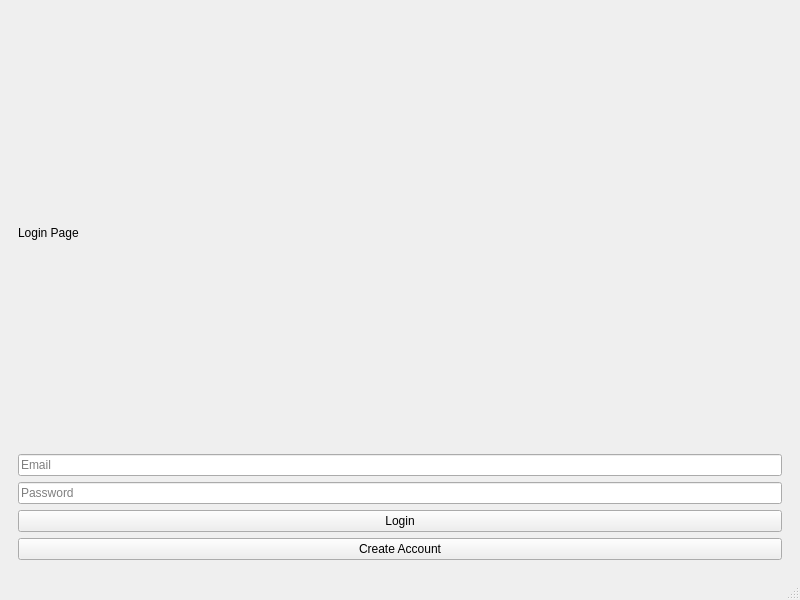
<?xml version="1.0" encoding="UTF-8"?>
<ui version="4.0">
 <class>MainWindow</class>
 <widget class="QMainWindow" name="MainWindow">
  <property name="geometry">
   <rect>
    <x>0</x>
    <y>0</y>
    <width>800</width>
    <height>600</height>
   </rect>
  </property>
  <property name="windowTitle">
   <string>E-Commerce Marketplace</string>
  </property>
  <widget class="QWidget" name="centralwidget">
   <layout class="QVBoxLayout" name="verticalLayout">
    <item>
     <widget class="QStackedWidget" name="stackedWidget">
      <!-- Login Page -->
      <widget class="QWidget" name="loginPage">
       <layout class="QVBoxLayout" name="loginLayout">
        <item>
         <widget class="QLabel" name="loginLabel">
          <property name="text">
           <string>Login Page</string>
          </property>
         </widget>
        </item>
        <item>
         <widget class="QLineEdit" name="loginEmail">
          <property name="placeholderText">
           <string>Email</string>
          </property>
         </widget>
        </item>
        <item>
         <widget class="QLineEdit" name="loginPassword">
          <property name="placeholderText">
           <string>Password</string>
          </property>
          <property name="echoMode">
           <enum>QLineEdit::Password</enum>
          </property>
         </widget>
        </item>
        <item>
         <widget class="QPushButton" name="loginButton">
          <property name="text">
           <string>Login</string>
          </property>
         </widget>
        </item>
        <item>
         <widget class="QPushButton" name="showRegisterButton">
          <property name="text">
           <string>Create Account</string>
          </property>
         </widget>
        </item>
       </layout>
      </widget>

      <!-- Register Page -->
      <widget class="QWidget" name="registerPage">
       <layout class="QVBoxLayout" name="registerLayout">
        <item>
         <widget class="QLabel" name="registerLabel">
          <property name="text">
           <string>Register Page</string>
          </property>
         </widget>
        </item>
        <item>
         <widget class="QLineEdit" name="registerEmail">
          <property name="placeholderText">
           <string>Email</string>
          </property>
         </widget>
        </item>
        <item>
         <widget class="QLineEdit" name="registerPassword">
          <property name="placeholderText">
           <string>Password</string>
          </property>
          <property name="echoMode">
           <enum>QLineEdit::Password</enum>
          </property>
         </widget>
        </item>
        <item>
         <widget class="QPushButton" name="registerButton">
          <property name="text">
           <string>Register</string>
          </property>
         </widget>
        </item>
        <item>
         <widget class="QPushButton" name="showLoginButton">
          <property name="text">
           <string>Back to Login</string>
          </property>
         </widget>
        </item>
       </layout>
      </widget>

      <!-- Main Page -->
      <widget class="QWidget" name="mainPage">
       <layout class="QVBoxLayout" name="mainLayout">
        <item>
         <widget class="QLabel" name="mainLabel">
          <property name="text">
           <string>Welcome to the Marketplace!</string>
          </property>
          <property name="alignment">
           <set>Qt::AlignHCenter</set>
          </property>
         </widget>
        </item>
        <item>
         <widget class="QPushButton" name="browseButton">
          <property name="text">
           <string>Browse Products</string>
          </property>
         </widget>
        </item>
        <item>
         <widget class="QPushButton" name="cartButton">
          <property name="text">
           <string>View Cart</string>
          </property>
         </widget>
        </item>
        <item>
         <widget class="QPushButton" name="logoutButton">
          <property name="text">
           <string>Logout</string>
          </property>
         </widget>
        </item>
       </layout>
      </widget>
     </widget>
    </item>
   </layout>
  </widget>
  <widget class="QMenuBar" name="menubar"/>
  <widget class="QStatusBar" name="statusbar"/>
 </widget>
 <resources/>
 <connections/>
</ui>
